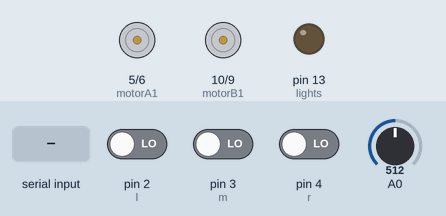
A sketch run on a simulated Arduino Uno, built with avr-gcc and run on an emulated ATmega328P. Parts: motor-driver pin pairs drawn as motors (green arrow = first pin HIGH = forward, orange = second pin HIGH = backward, longer = more drive), output pins drawn as LEDs (lit = HIGH). The inputs (shaded band) are chosen by the test bench; at power-on: pin 2 (l) LOW, pin 3 (m) LOW, pin 4 (r) LOW, A0 = 512. What the sketch prints to the serial monitor is not drawn.

Above: at 1.2 s.
1.3 s: "F" received over Serial
At 1.6 s:
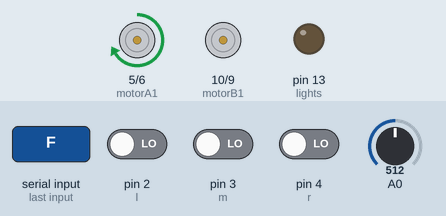
2.8 s: byte 74 ('J') received over Serial
At 4.0 s:
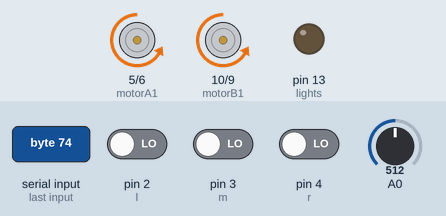
4.3 s: byte 76 ('L') received over Serial
At 5.1 s:
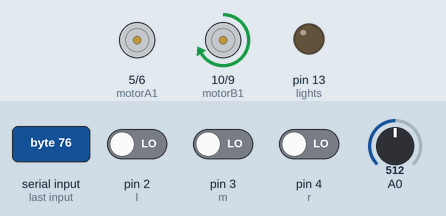
5.8 s: byte 82 ('R') received over Serial
At 6.3 s:
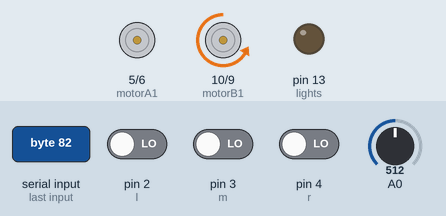
7.3 s: byte 87 ('W') received over Serial
At 8.5 s:
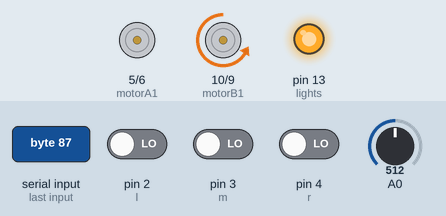
8.8 s: byte 86 ('V') received over Serial
At 9.7 s:
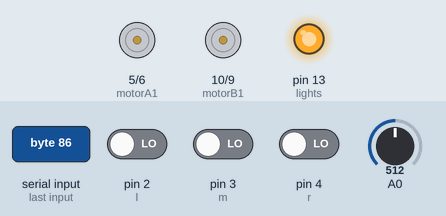
Timing chart, 0 to 11.3 s (numbered marks = the images above; inputs shaded):
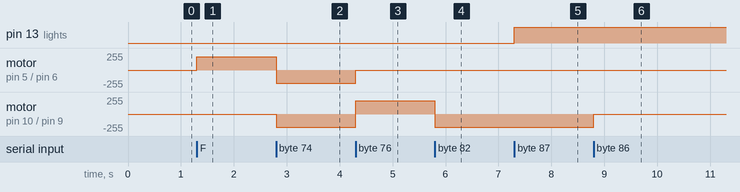

The sketch:

sketch_aug22final.ino
```cpp
  const int l = 2;
  const int m = 3;
  const int r = 4;
//L293 Connection
  const int motorA1  = 5;  // Pin  2 of L293
  const int motorA2  = 6;  // Pin  7 of L293
  const int motorB1  = 10; // Pin 10 of L293
  const int motorB2  = 9;  // Pin 14 of L293

  const int trig = 12;
  const int echo = 11;
//Leds connected to Arduino UNO Pin 12
  const int lights  = 13;
//Buzzer / Speaker to Arduino UNO Pin 3
  const int buzzer = 7 ;
//Calculate Battery Level
  const float maxBattery = 8.0;// Change value to your max battery voltage level!
  int perVolt;                 // Percentage variable
  float voltage = 0.0;         // Read battery voltage
  int level;
// Use it to make a delay... without delay() function!
  long previousMillis = -1000*10;// -1000*10=-10sec. to read the first value. If you use 0 then you will take the first value after 10sec.
  long interval = 1000*10;       // interval at which to read battery voltage, change it if you want! (10*1000=10sec)
  unsigned long currentMillis;   //unsigned long currentMillis;
//Useful Variables
  int i=0;
  int j=0;
  int state;
  int vSpeed=200;     // Default speed, from 0 to 255
  int duration = 0;
  int distance = 0;

void followLine ()
{
if(!(digitalRead(l)) && digitalRead(m) && !(digitalRead(r))) // Move Forward (010)
{
      analogWrite(motorA1, vSpeed); analogWrite(motorA2, 0);
      analogWrite(motorB1, 0);      analogWrite(motorB2, 0);
}
if(!(digitalRead(l)) && !(digitalRead(m)) && digitalRead(r))// Turn medium right (001)
{       analogWrite(motorA1, vSpeed); analogWrite(motorA2, 0);
        analogWrite(motorB1, 0);      analogWrite(motorB2, 200);
}
if(digitalRead(l) && !(digitalRead(m)) && !(digitalRead(r)))// turn medium left (100)
{
      analogWrite(motorA1, vSpeed); analogWrite(motorA2, 0);
      analogWrite(motorB1, 200);    analogWrite(motorB2, 0);
}
if(!(digitalRead(l)) && !(digitalRead(m)) && !(digitalRead(r)))// stop (000)
{
analogWrite(motorA1, 0);  analogWrite(motorA2, 0);
        analogWrite(motorB1, 0);  analogWrite(motorB2, 0);

}
if(digitalRead(l) && (digitalRead(m) && !(digitalRead(r))))// Turn Sharp left 90 degree (110)
{
analogWrite(motorA1, 0);   analogWrite(motorA2, 0);
      analogWrite(motorB1, 200); analogWrite(motorB2, 0);
}
  if(digitalRead(r) && (digitalRead(m) && !(digitalRead(l))) )// Turn Sharp Right 90 degree (011)
{
analogWrite(motorA1, 0);   analogWrite(motorA2, 0);
      analogWrite(motorB1, 0);   analogWrite(motorB2, 200);
  }
}

void obstacleAvoid()
{
  digitalWrite(trig , HIGH);
  delayMicroseconds(1000);
  digitalWrite(trig , LOW);


  duration = pulseIn(echo , HIGH);
  distance = (duration/2) / 28.5 ;
  Serial.println(distance);


  if ( distance < 20 )
  {
   analogWrite(motorA1, 0);   analogWrite(motorA2, 0);
      analogWrite(motorB1, 200); analogWrite(motorB2, 0);

  }
  else
  {
      analogWrite(motorA1, vSpeed); analogWrite(motorA2, 0);
      analogWrite(motorB1, 0);      analogWrite(motorB2, 0);
  }

}

void setup() {

    pinMode(trig , OUTPUT);
    pinMode(echo , INPUT);

    pinMode(l, INPUT);
 pinMode(m, INPUT);
 pinMode(r, INPUT);

    pinMode(motorA1, OUTPUT);
    pinMode(motorA2, OUTPUT);
    pinMode(motorB1, OUTPUT);
    pinMode(motorB2, OUTPUT);
    pinMode(lights, OUTPUT);
    Serial.begin(9600);
}

void loop() {
 //Save income data to variable 'state'
    if(Serial.available() > 0){
      state = Serial.read();
    }

 //Change speed if state is equal from 0 to 4. Values must be from 0 to 255 (PWM)
    if (state == '0'){
      vSpeed=0;}
    else if (state == '1'){
      vSpeed=100;}
    else if (state == '2'){
      vSpeed=180;}
    else if (state == '3'){
      vSpeed=200;}
    else if (state == '4'){
      vSpeed=255;}

  /***********************Forward****************************/
  //If state is equal with letter 'F', car will go forward!
    if (state == 'F') {
      analogWrite(motorA1, vSpeed); analogWrite(motorA2, 0);
        analogWrite(motorB1, 0);      analogWrite(motorB2, 0);
    }
  /**********************Forward Left************************/
  //If state is equal with letter 'G', car will go forward left
    else if (state == 'G') {
      analogWrite(motorA1, vSpeed); analogWrite(motorA2, 0);
        analogWrite(motorB1, 200);    analogWrite(motorB2, 0);
    }
  /**********************Forward Right************************/
  //If state is equal with letter 'I', car will go forward right
    else if (state == 'I') {
        analogWrite(motorA1, vSpeed); analogWrite(motorA2, 0);
        analogWrite(motorB1, 0);      analogWrite(motorB2, 200);
    }
  /***********************Backward****************************/
  //If state is equal with letter 'B', car will go backward
    else if (state == 'B') {
      analogWrite(motorA1, 0);   analogWrite(motorA2, vSpeed);
        analogWrite(motorB1, 0);   analogWrite(motorB2, 0);
    }
  /**********************Backward Left************************/
  //If state is equal with letter 'H', car will go backward left
    else if (state == 'H') {
      analogWrite(motorA1, 0);   analogWrite(motorA2, vSpeed);
        analogWrite(motorB1, 200); analogWrite(motorB2, 0);
    }
  /**********************Backward Right************************/
  //If state is equal with letter 'J', car will go backward right
    else if (state == 'J') {
      analogWrite(motorA1, 0);   analogWrite(motorA2, vSpeed);
        analogWrite(motorB1, 0);   analogWrite(motorB2, 200);
    }
  /***************************Left*****************************/
  //If state is equal with letter 'L', wheels will turn left
    else if (state == 'L') {
      analogWrite(motorA1, 0);   analogWrite(motorA2, 0);
        analogWrite(motorB1, 200); analogWrite(motorB2, 0);
    }
  /***************************Right*****************************/
  //If state is equal with letter 'R', wheels will turn right
    else if (state == 'R') {
      analogWrite(motorA1, 0);   analogWrite(motorA2, 0);
        analogWrite(motorB1, 0);   analogWrite(motorB2, 200);
    }
  /************************Lights*****************************/
  //If state is equal with letter 'W', turn leds on or of off
    else if (state == 'W') {
      if (i==0){
         digitalWrite(lights, HIGH);
         i=1;
      }
      else if (i==1){
         digitalWrite(lights, LOW);
         i=0;
      }
      state='n';
    }
  /**********************Horn sound***************************/
  //If state is equal with letter 'V', play (or stop) horn sound
    else if (state == 'V'){
  followLine ();
    }
  /************************Stop*****************************/
  //If state is equal with letter 'S', stop the car
    else if (state == 'S'){
        analogWrite(motorA1, 0);  analogWrite(motorA2, 0);
        analogWrite(motorB1, 0);  analogWrite(motorB2, 0);
    }
  /***********************Battery*****************************/
  //Read battery voltage every 10sec.
    currentMillis = millis();
    if(currentMillis - (previousMillis) > (interval)) {
       previousMillis = currentMillis;
       //Read voltage from analog pin A0 and make calibration:
       voltage = (analogRead(A0)*5.015 / 1024.0)*11.132;
       //Calculate percentage...
       perVolt = (voltage*100)/ maxBattery;
       if      (perVolt<=75)               { level=0; }
       else if (perVolt>75 && perVolt<=80) { level=1; }
       else if (perVolt>80 && perVolt<=85) { level=2; }
       else if (perVolt>85 && perVolt<=90) { level=3; }
       else if (perVolt>90 && perVolt<=95) { level=4; }
       else if (perVolt>95)                { level=5; }
       Serial.println(level);
    }
}
```

Measured:
- after the input at 1.3 s, motor on pin 5 (motorA1) / pin 6 (motorA2): stopped → forward 200/255 at once
- after the input at 2.8 s, motor on pin 5 (motorA1) / pin 6 (motorA2): forward 200/255 → backward 200/255 at once; motor on pin 10 (motorB1) / pin 9 (motorB2): stopped → backward 200/255 at once
- after the input at 4.3 s, motor on pin 5 (motorA1) / pin 6 (motorA2): backward 200/255 → stopped at once; motor on pin 10 (motorB1) / pin 9 (motorB2): backward 200/255 → forward 200/255 at once
- after the input at 5.8 s, motor on pin 10 (motorB1) / pin 9 (motorB2): forward 200/255 → backward 200/255 at once
- after the input at 7.3 s, pin 13 (lights): LOW → HIGH at once
- after the input at 8.8 s, motor on pin 10 (motorB1) / pin 9 (motorB2): backward 200/255 → stopped at once
